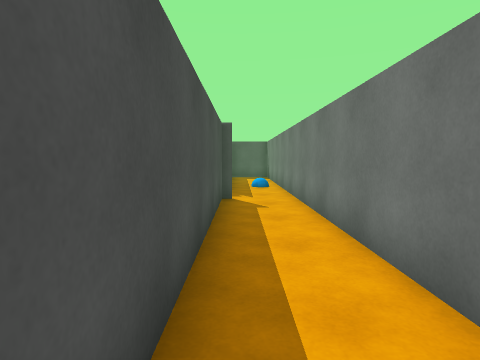
view 1 (above)

24 first-person views from a walk through a Unity game level. The camera is 1.2 m above the floor, tilts 4° down and sees 75° across. The floor is counted in squares, 1 m on a side. Each view is taken from the middle of a square. On the plan, view 1 faces up. The plan holds only what a view shows up to about 13 squares ahead; the rest is blank. The player character is not drawn.

view 2
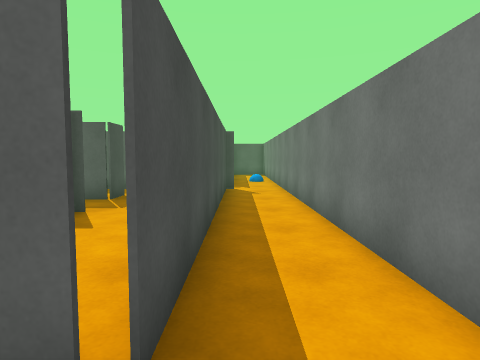

view 3
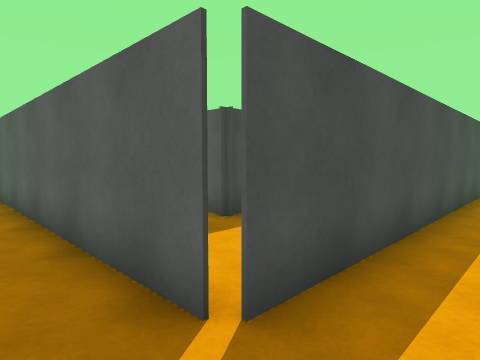

view 4
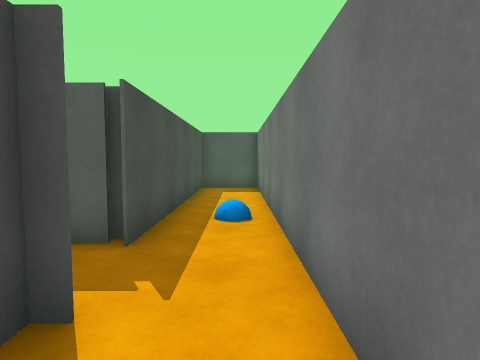

view 5
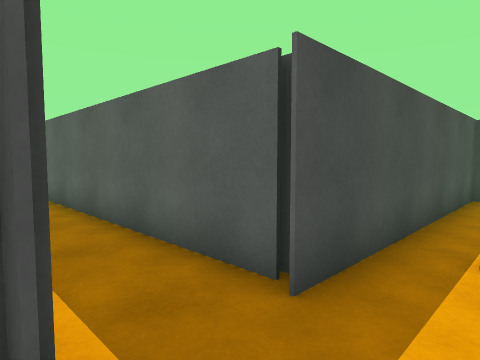

view 6
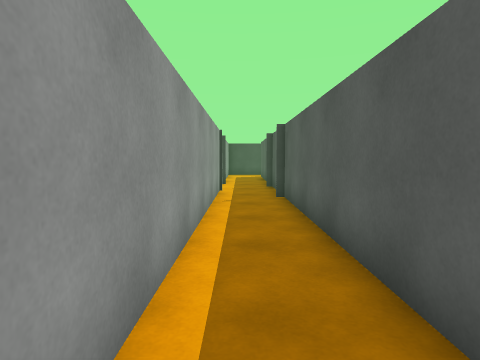

view 7
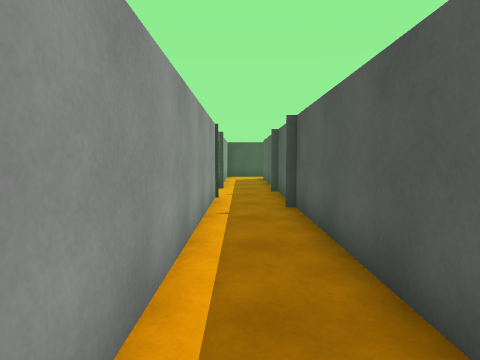

view 8
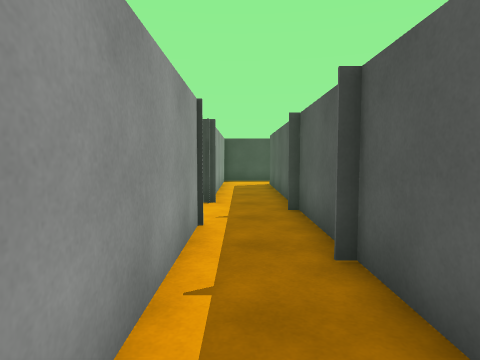

view 9
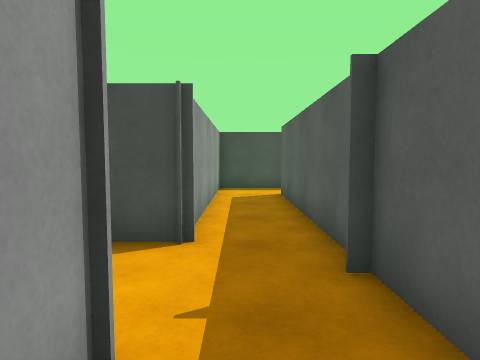

view 10
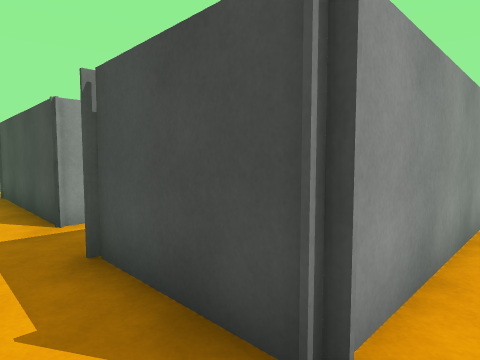

view 11
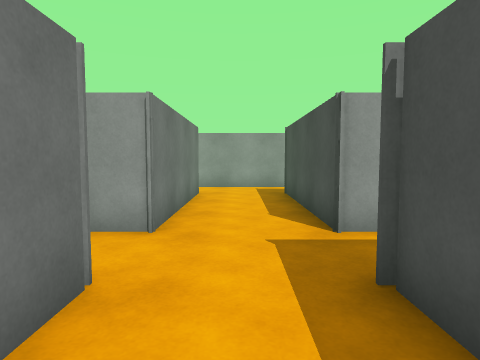

view 12
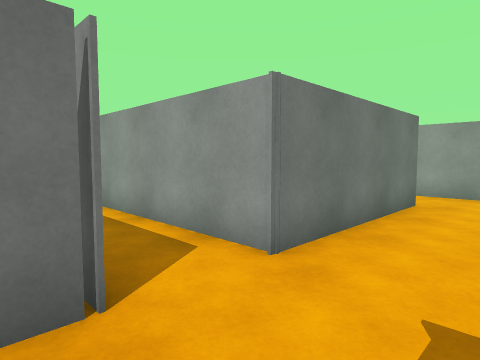

view 13
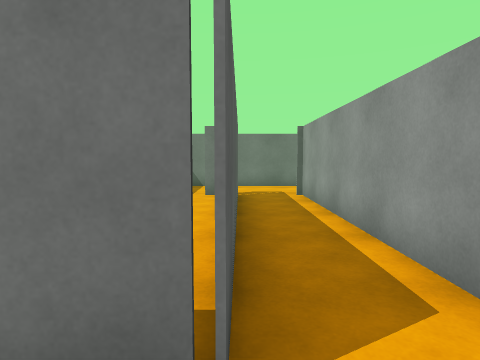

view 14
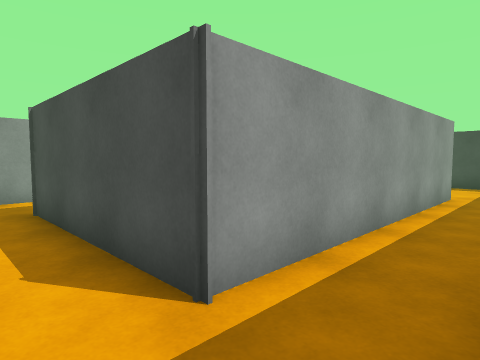

view 15
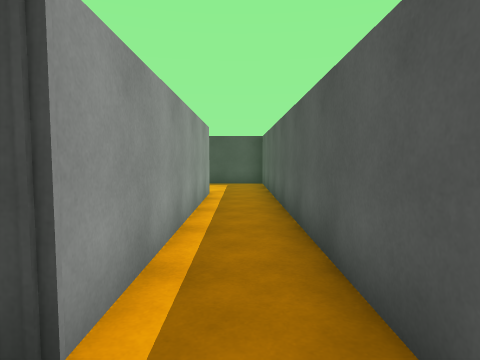

view 16
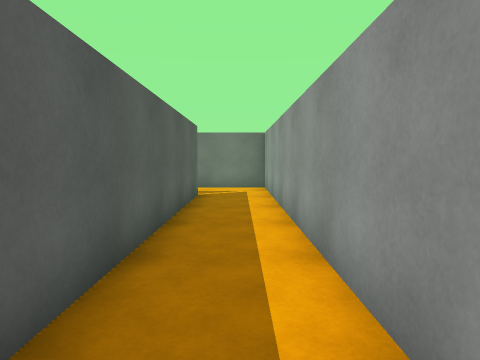

view 17
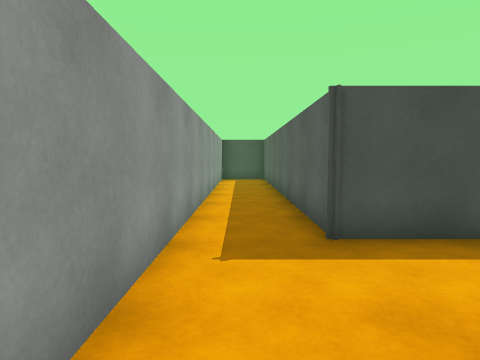

view 18
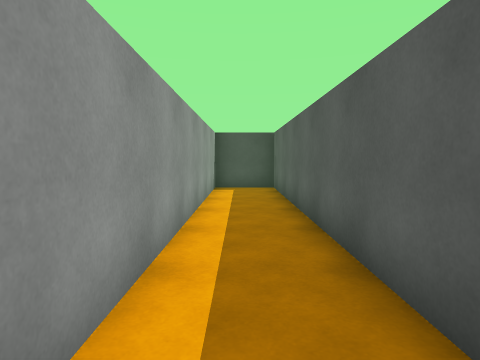

view 19
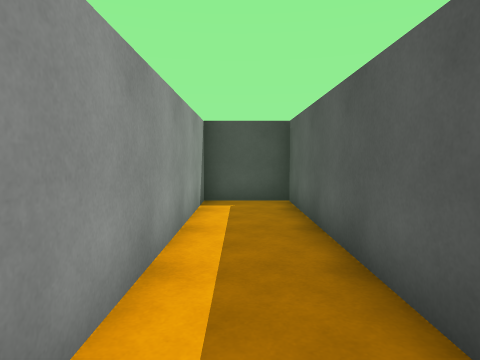

view 20
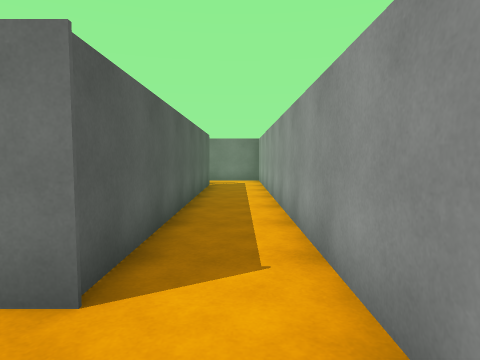

view 21
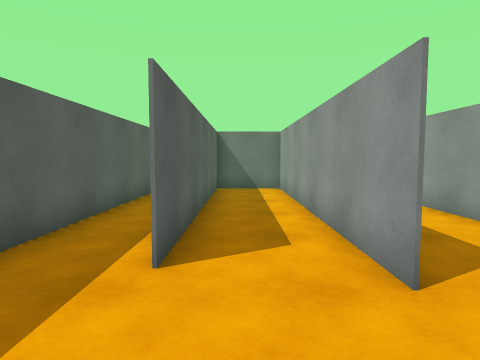

view 22
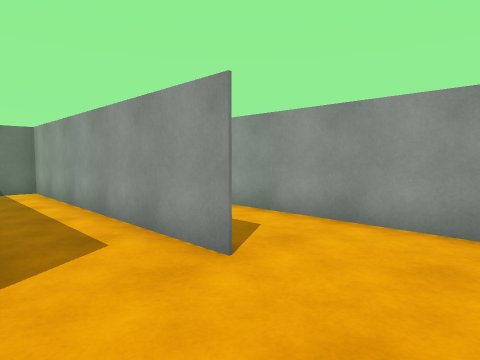

view 23
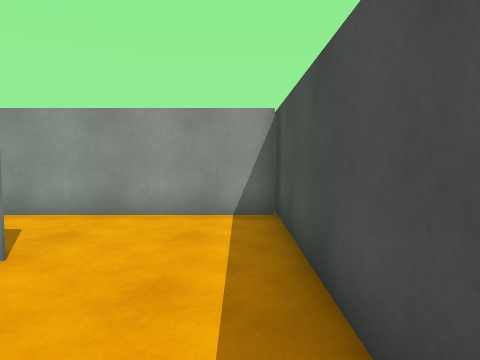

view 24
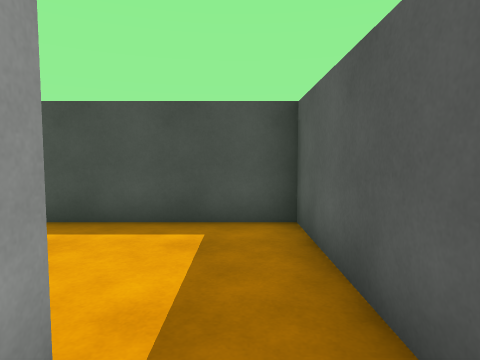

### Floor plan
Ten units are one square. View 1 is at (0, 0); x grows to the right and y downward. Boxes are objects, and circles mark ways between rooms. Rooms are numbered by the first view taken in them; rooms with no view inside come last. Other rooms are left out.
<svg viewBox="-293 -202 316 247">
<path fill="none" stroke="#000" d="M-1 -92 -5 -92 -5 16 -126 16M-8 -114 -142 -114M-6 -116 -11 -116M-126 -92 -19 -92M18 -197 -5 -197 -5 -111M-136 40 17 40 17 -192M-248 -40 -154 -40 -154 16 -288 16M-126 -61 -126 -72M-149 -114 -215 -114M-236 -117 -236 -92 -154 -92 -154 -61 -246 -61M-126 16 -126 -40M-288 20 -288 40 -136 40M-252 -14 -156 -14 -156 -40M-246 -61 -288 -61 -288 20M-288 16 -201 16M-160 -39 -248 -39"/>
<rect x="5" y="-135" width="10" height="10" fill="#bbb"><title>ball</title></rect>
<circle cx="-130" cy="-100" r="3" fill="#2a7"/>
<circle cx="-130" cy="30" r="3" fill="#2a7"/>
<circle cx="-250" cy="-50" r="3" fill="#2a7"/>
<text x="0" y="-70">1</text>
<text x="-190" y="-50">2</text>
<text x="-230" y="-20">3</text>
</svg>
Room 1 opens to room 2. Room 2 opens to room 3.

Where each view was taken, in squares from view 1:
view 1: 0 up, 0 right, facing up
view 2: 3 down, 0 right, facing up
view 3: 3 down, 1 right, facing up-left
view 4: 7 up, 1 right, facing up
view 5: 9 up, 1 right, facing up-left
view 6: 10 up, 1 left, facing left
view 7: 10 up, 3 left, facing left
view 8: 10 up, 7 left, facing left
view 9: 10 up, 11 left, facing left
view 10: 10 up, 14 left, facing down-left
view 11: 9 up, 14 left, facing down
view 12: 7 up, 15 left, facing down-right
view 13: 6 up, 14 left, facing right
view 14: 6 up, 14 left, facing down-left
view 15: 5 up, 14 left, facing left
view 16: 3 down, 11 left, facing right
view 17: 3 down, 11 left, facing left
view 18: 3 down, 16 left, facing left
view 19: 3 down, 20 left, facing left
view 20: 3 down, 15 left, facing right
view 21: 3 up, 28 left, facing right
view 22: 4 up, 28 left, facing down-right
view 23: 5 up, 28 left, facing down
view 24: 5 up, 23 left, facing left
